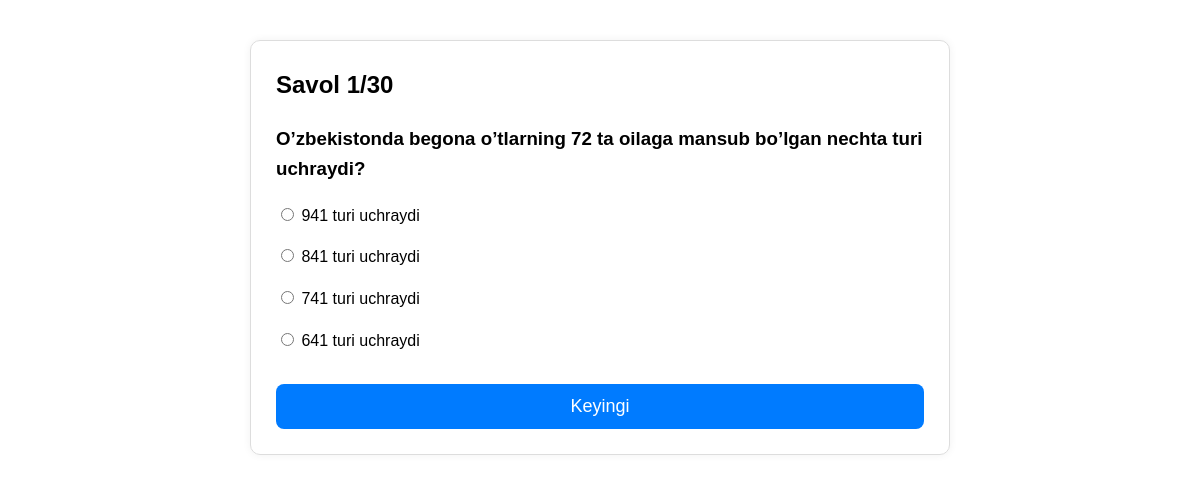
Screenshot of /subject/1/test/3/ with the database file from the repository.
### tests/models.py (models this page shows, shortened)
class Question(models.Model):
    subject = models.ForeignKey(Subject, on_delete=models.CASCADE)
    text = models.TextField()

class Answer(models.Model):
    question = models.ForeignKey(Question, on_delete=models.CASCADE)
    text = models.CharField(max_length=255)
    is_correct = models.BooleanField(default=False)

### tests/views.py (the view)
# urls.py: path('subject/<int:subject_id>/test/<int:test_no>/', quiz, name='quiz'),
def quiz(request, subject_id, test_no):
    q_index = request.session.get('q_index', 0)
    subject = Subject.objects.get(id=subject_id)
    questions = Question.objects.filter(subject=subject)
    start = (test_no - 1) * PAGE_SIZE
    end = start + PAGE_SIZE
    group = questions[start:end]
    if q_index >= len(group):
        return redirect('result', subject_id=subject.id, test_no=test_no)
    question = group[q_index]
    answers = Answer.objects.filter(question=question)
    return render(request, 'tests/question.html', {
        'question': question,
        'answers': answers,
        'index': q_index + 1,
        'total': len(group),
        'test_no': test_no,
        'subject': subject
    })

### tests/templates/tests/question.html (shortened to what this page needs)
{% load static %}
<!DOCTYPE html>
<html lang="uz">
<head>
    <link rel="stylesheet" href="{% static 'tests/css/styles.css' %}">
</head>
<body>
<div class="card">
    <h2>Savol {{ index }}/{{ total }}</h2>
    <h3>{{ question.text }}</h3>
    <form action="{% url 'submit' subject.id test_no %}" method="POST">
        {% for ans in answers %}
        <p>
            <label><input type="radio" name="answer" value="{{ ans.id }}" required> {{ ans.text }}</label>
        </p>
        {% endfor %}
        <button type="submit">Keyingi</button>
    </form>
</div>
</body>
</html>

### tests/static/tests/css/styles.css (style rules this page uses)
body { font-family: Arial, sans-serif; max-width: 700px; margin: 40px auto; padding: 0 20px; line-height: 1.6; }
h1, h2, h3 { margin-top: 0; }
.card, .box { border: 1px solid #ddd; border-radius: 10px; padding: 25px; box-shadow: 0 0 8px rgba(0,0,0,0.06); }
button, a.btn { width: 100%; font-size: 18px; padding: 12px; border-radius: 8px; border: none; cursor: pointer; text-decoration: none; text-align: center; display: inline-block; }
button { background: #007bff; color: white; margin-top: 15px; }

### rows the page displays
Question: text "O’zbekistonda begona o’tlarning 72 ta oilaga mansub bo’lgan nechta turi uchraydi?"
Answer: text "941 turi uchraydi"
Answer: text "841 turi uchraydi"
Answer: text "741 turi uchraydi"
Answer: text "641 turi uchraydi"

### other values shown
{{ index }} "1"
{{ total }} "30"
